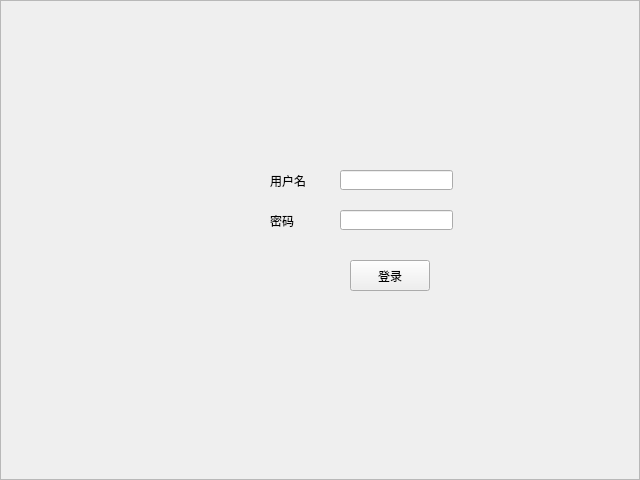
<?xml version="1.0" encoding="UTF-8"?>
<ui version="4.0">
 <class>Logging</class>
 <widget class="QFrame" name="Logging">
  <property name="geometry">
   <rect>
    <x>0</x>
    <y>0</y>
    <width>640</width>
    <height>480</height>
   </rect>
  </property>
  <property name="windowTitle">
   <string>Frame</string>
  </property>
  <property name="frameShape">
   <enum>QFrame::StyledPanel</enum>
  </property>
  <property name="frameShadow">
   <enum>QFrame::Raised</enum>
  </property>
  <widget class="QLineEdit" name="lineEdit">
   <property name="geometry">
    <rect>
     <x>340</x>
     <y>170</y>
     <width>113</width>
     <height>20</height>
    </rect>
   </property>
  </widget>
  <widget class="QLabel" name="label">
   <property name="geometry">
    <rect>
     <x>270</x>
     <y>170</y>
     <width>41</width>
     <height>21</height>
    </rect>
   </property>
   <property name="text">
    <string>用户名</string>
   </property>
  </widget>
  <widget class="QLabel" name="label_2">
   <property name="geometry">
    <rect>
     <x>270</x>
     <y>210</y>
     <width>41</width>
     <height>21</height>
    </rect>
   </property>
   <property name="text">
    <string>密码</string>
   </property>
  </widget>
  <widget class="QLineEdit" name="lineEdit_2">
   <property name="geometry">
    <rect>
     <x>340</x>
     <y>210</y>
     <width>113</width>
     <height>20</height>
    </rect>
   </property>
  </widget>
  <widget class="QPushButton" name="pushButton_1">
   <property name="geometry">
    <rect>
     <x>350</x>
     <y>260</y>
     <width>80</width>
     <height>31</height>
    </rect>
   </property>
   <property name="text">
    <string>登录</string>
   </property>
  </widget>
 </widget>
 <resources/>
 <connections/>
</ui>
